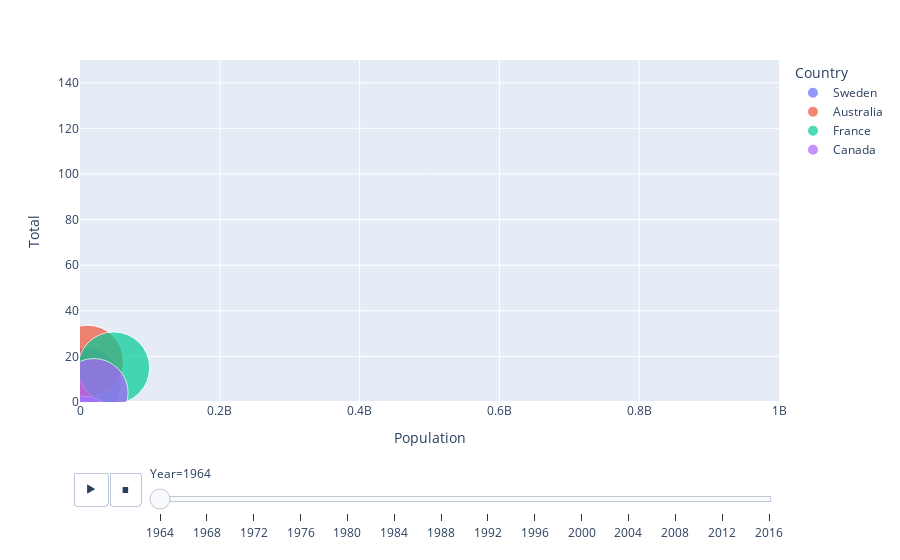

Notebook code for this chart:
### Code cell
import plotly.express as px
#df = px.data.gapminder()
px.scatter(df2, x="Population", y="Total", animation_frame="Year", animation_group="Country",
           size="Life Expectancy at Birth", color="Country", hover_name="Country",
           log_x=False, size_max=55, range_x=[1000,1000000000], range_y=[0,150])

### Figure 1 — Plotly figure (JSON) as saved in the notebook; plotly's stock layout.template omitted (floating-point values rounded to 4 significant figures)
{"data": [{"hovertemplate": "<b>%{hovertext}</b><br><br>Country=Sweden<br>Year=1964<br>Population=%{x}<br>Total=%{y}<br>Life Expectancy at Birth=%{marker.size}<extra></extra>", "hovertext": ["Sweden"], "ids": ["Sweden"], "legendgroup": "Sweden", "marker": {"color": "#636efa", "size": [73.8], "sizemode": "area", "sizeref": 0.02767, "symbol": "circle"}, "mode": "markers", "name": "Sweden", "orientation": "v", "showlegend": true, "type": "scatter", "x": [7661351], "xaxis": "x", "y": [8], "yaxis": "y"}, {"hovertemplate": "<b>%{hovertext}</b><br><br>Country=Australia<br>Year=1964<br>Population=%{x}<br>Total=%{y}<br>Life Expectancy at Birth=%{marker.size}<extra></extra>", "hovertext": ["Australia"], "ids": ["Australia"], "legendgroup": "Australia", "marker": {"color": "#EF553B", "size": [70.7], "sizemode": "area", "sizeref": 0.02767, "symbol": "circle"}, "mode": "markers", "name": "Australia", "orientation": "v", "showlegend": true, "type": "scatter", "x": [11121600], "xaxis": "x", "y": [18], "yaxis": "y"}, {"hovertemplate": "<b>%{hovertext}</b><br><br>Country=France<br>Year=1964<br>Population=%{x}<br>Total=%{y}<br>Life Expectancy at Birth=%{marker.size}<extra></extra>", "hovertext": ["France"], "ids": ["France"], "legendgroup": "France", "marker": {"color": "#00cc96", "size": [71.4], "sizemode": "area", "sizeref": 0.02767, "symbol": "circle"}, "mode": "markers", "name": "France", "orientation": "v", "showlegend": true, "type": "scatter", "x": [48310410], "xaxis": "x", "y": [15], "yaxis": "y"}, {"hovertemplate": "<b>%{hovertext}</b><br><br>Country=Canada<br>Year=1964<br>Population=%{x}<br>Total=%{y}<br>Life Expectancy at Birth=%{marker.size}<extra></extra>", "hovertext": ["Canada"], "ids": ["Canada"], "legendgroup": "Canada", "marker": {"color": "#ab63fa", "size": [65.31], "sizemode": "area", "sizeref": 0.02767, "symbol": "circle"}, "mode": "markers", "name": "Canada", "orientation": "v", "showlegend": true, "type": "scatter", "x": [19719595], "xaxis": "x", "y": [4], "yaxis": "y"}], "layout": {"legend": {"itemsizing": "constant", "title": {"text": "Country"}, "tracegroupgap": 0}, "margin": {"t": 60}, "sliders": [{"active": 0, "currentvalue": {"prefix": "Year="}, "len": 0.9, "pad": {"b": 10, "t": 60}, "steps": [{"args": [["1964"], {"frame": {"duration": 0, "redraw": false}, "fromcurrent": true, "mode": "immediate", "transition": {"duration": 0, "easing": "linear"}}], "label": "1964", "method": "animate"}, {"args": [["1968"], {"frame": {"duration": 0, "redraw": false}, "fromcurrent": true, "mode": "immediate", "transition": {"duration": 0, "easing": "linear"}}], "label": "1968", "method": "animate"}, {"args": [["1972"], {"frame": {"duration": 0, "redraw": false}, "fromcurrent": true, "mode": "immediate", "transition": {"duration": 0, "easing": "linear"}}], "label": "1972", "method": "animate"}, {"args": [["1976"], {"frame": {"duration": 0, "redraw": false}, "fromcurrent": true, "mode": "immediate", "transition": {"duration": 0, "easing": "linear"}}], "label": "1976", "method": "animate"}, {"args": [["1980"], {"frame": {"duration": 0, "redraw": false}, "fromcurrent": true, "mode": "immediate", "transition": {"duration": 0, "easing": "linear"}}], "label": "1980", "method": "animate"}, {"args": [["1984"], {"frame": {"duration": 0, "redraw": false}, "fromcurrent": true, "mode": "immediate", "transition": {"duration": 0, "easing": "linear"}}], "label": "1984", "method": "animate"}, {"args": [["1988"], {"frame": {"duration": 0, "redraw": false}, "fromcurrent": true, "mode": "immediate", "transition": {"duration": 0, "easing": "linear"}}], "label": "1988", "method": "animate"}, {"args": [["1992"], {"frame": {"duration": 0, "redraw": false}, "fromcurrent": true, "mode": "immediate", "transition": {"duration": 0, "easing": "linear"}}], "label": "1992", "method": "animate"}, {"args": [["1996"], {"frame": {"duration": 0, "redraw": false}, "fromcurrent": true, "mode": "immediate", "transition": {"duration": 0, "easing": "linear"}}], "label": "1996", "method": "animate"}, {"args": [["2000"], {"frame": {"duration": 0, "redraw": false}, "fromcurrent": true, "mode": "immediate", "transition": {"duration": 0, "easing": "linear"}}], "label": "2000", "method": "animate"}, {"args": [["2004"], {"frame": {"duration": 0, "redraw": false}, "fromcurrent": true, "mode": "immediate", "transition": {"duration": 0, "easing": "linear"}}], "label": "2004", "method": "animate"}, {"args": [["2008"], {"frame": {"duration": 0, "redraw": false}, "fromcurrent": true, "mode": "immediate", "transition": {"duration": 0, "easing": "linear"}}], "label": "2008", "method": "animate"}, {"args": [["2012"], {"frame": {"duration": 0, "redraw": false}, "fromcurrent": true, "mode": "immediate", "transition": {"duration": 0, "easing": "linear"}}], "label": "2012", "method": "animate"}, {"args": [["2016"], {"frame": {"duration": 0, "redraw": false}, "fromcurrent": true, "mode": "immediate", "transition": {"duration": 0, "easing": "linear"}}], "label": "2016", "method": "animate"}], "x": 0.1, "xanchor": "left", "y": 0, "yanchor": "top"}], "updatemenus": [{"buttons": [{"args": [null, {"frame": {"duration": 500, "redraw": false}, "fromcurrent": true, "mode": "immediate", "transition": {"duration": 500, "easing": "linear"}}], "label": "&#9654;", "method": "animate"}, {"args": [[null], {"frame": {"duration": 0, "redraw": false}, "fromcurrent": true, "mode": "immediate", "transition": {"duration": 0, "easing": "linear"}}], "label": "&#9724;", "method": "animate"}], "direction": "left", "pad": {"r": 10, "t": 70}, "showactive": false, "type": "buttons", "x": 0.1, "xanchor": "right", "y": 0, "yanchor": "top"}], "xaxis": {"anchor": "y", "domain": [0, 1], "range": [1000, 1000000000], "title": {"text": "Population"}}, "yaxis": {"anchor": "x", "domain": [0, 1], "range": [0, 150], "title": {"text": "Total"}}}}
